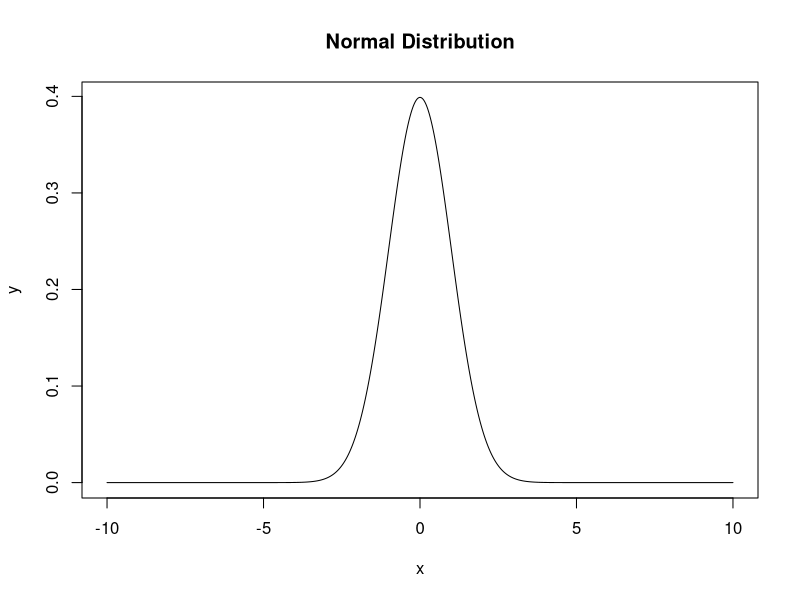

The R source for this figure:
# Date - 03/21/2021
#Author - Ganesh Kale
# Week-1 assignment 1.2
# Plot normal distribution


x <- seq(from = -10, to = 10, length.out = 1000)
y <- dnorm(x,mean = 0, sd = 1)

plot(x,y,type = 'l')
title(main = 'Normal Distribution')